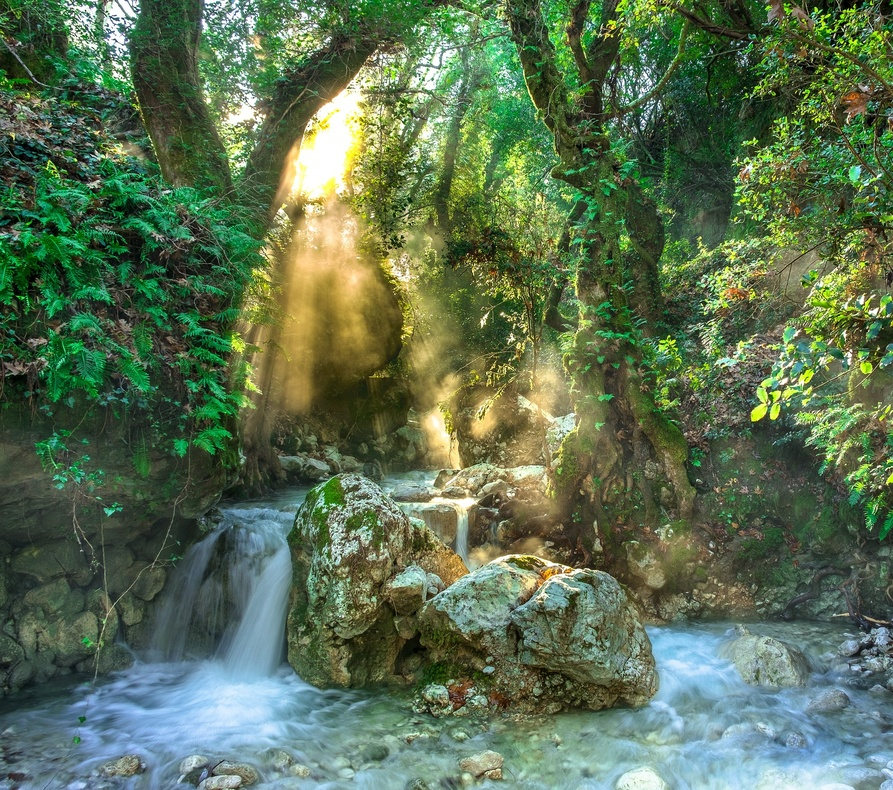
#> input picture img1.jpg, 893 x 790 px, shrunk from 1920 x 1699 before the run; its folder holds only this picture in this run
$ python Grayscale.py
#> lines starting #> are read from the running program, lines starting #| are printed output that depends on the picture
# -*- coding: utf-8 -*-
"""
Created on Wed Jan 10 12:33:26 2024

@author: jose ochoa
"""

import cv2

imagenes = ["img1", "img2", "img3"]

for ruta in imagenes:
    img = cv2.imread(f"{ruta}.jpg")
#> img is the input picture: shape (790, 893, 3); mean B, G, R 82.8, 112.2, 91

    # Asegurarse de que la imagen existe antes de procesar
    if img is not None:
        r = img[:, :, 2]
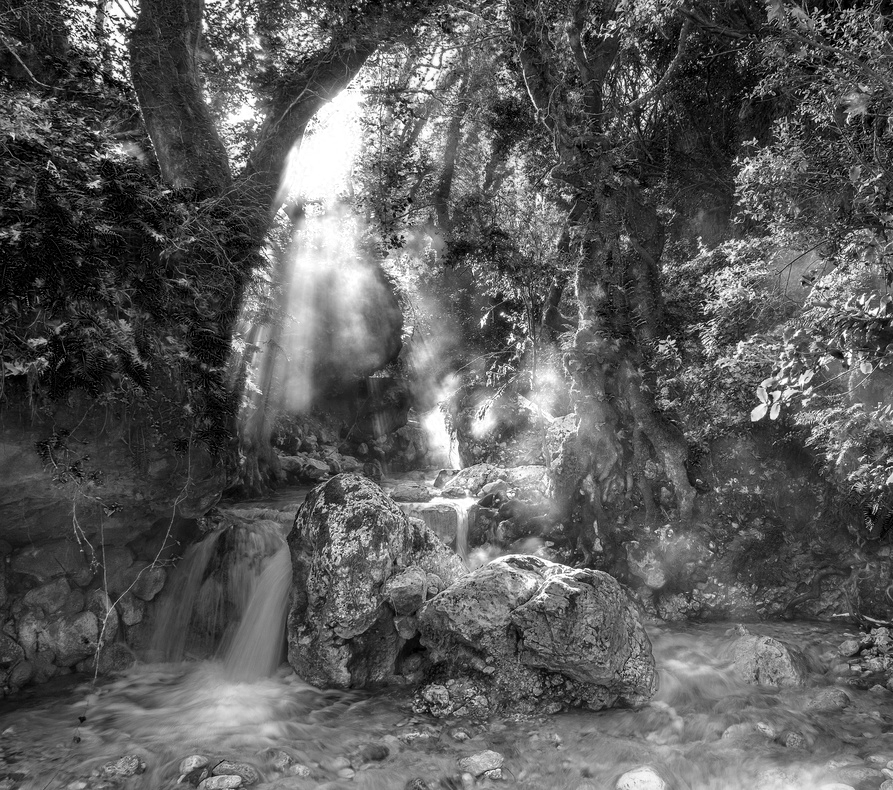
#> r: shape (790, 893); min 0, max 255, mean 91
        g = img[:, :, 1]
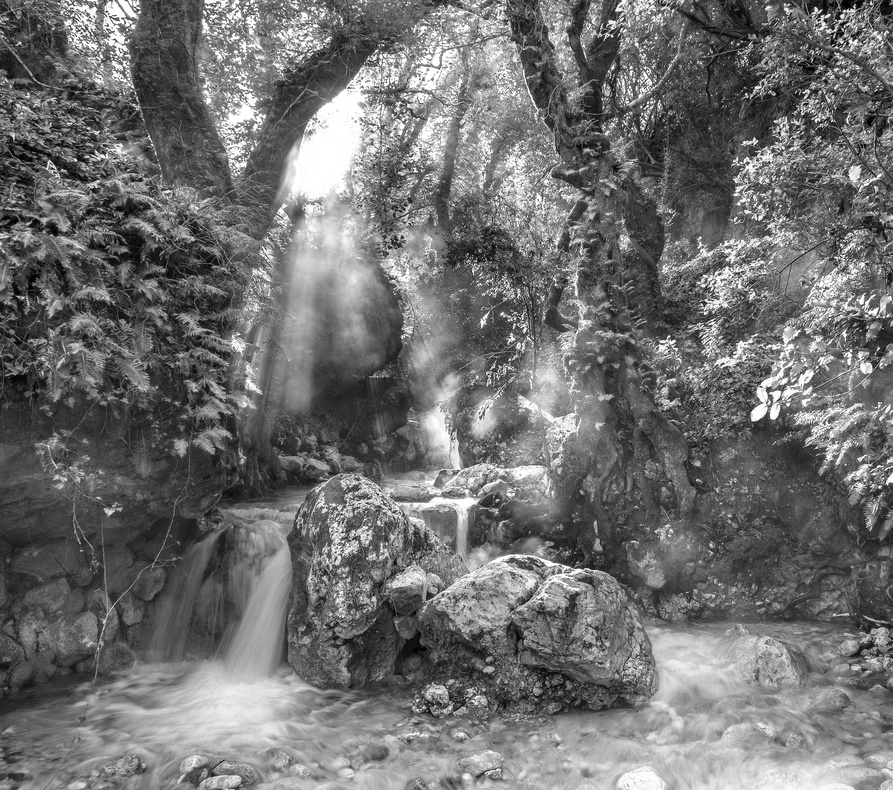
#> g: shape (790, 893); min 0, max 255, mean 112.2
        b = img[:, :, 0]
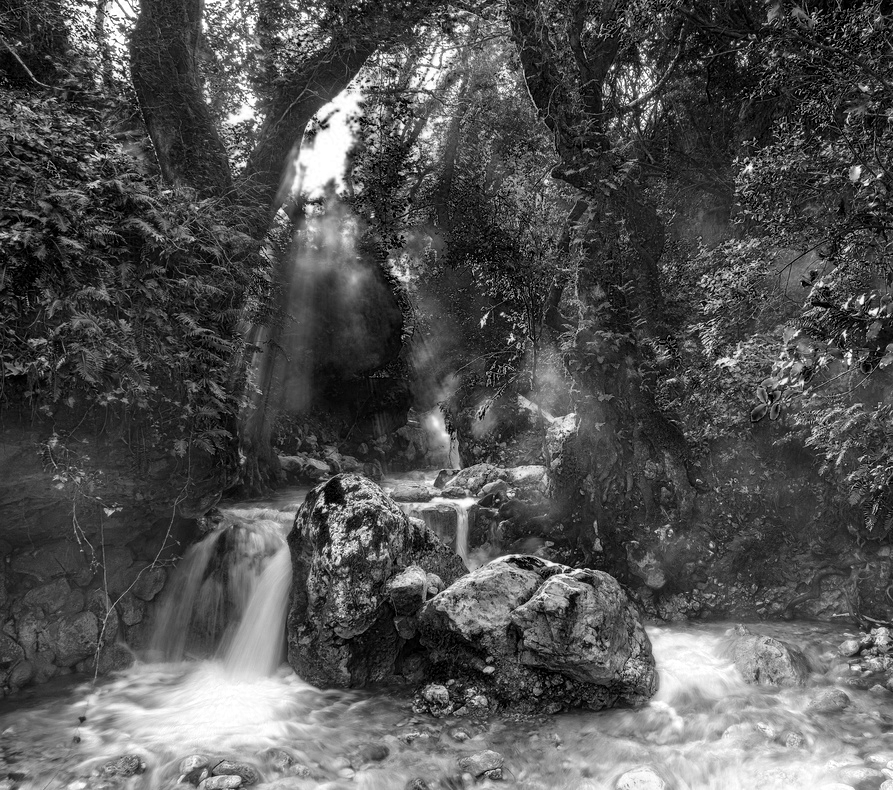
#> b: shape (790, 893); min 0, max 255, mean 82.8

        n_img = (r + g + b) / 3
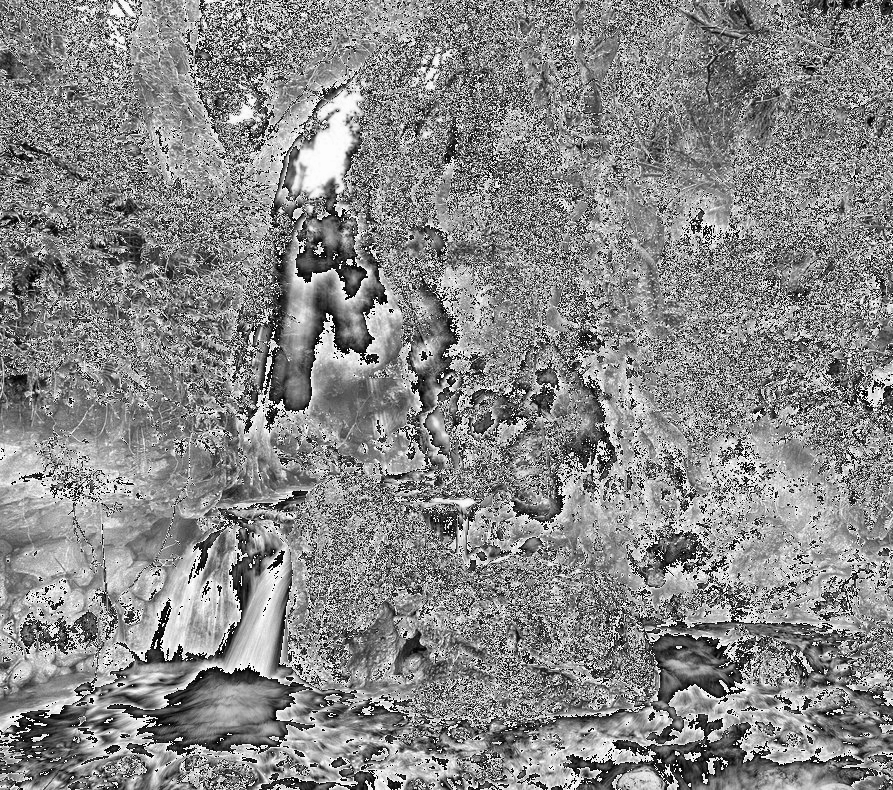
#> n_img: shape (790, 893) float64; min 0, max 85, mean 45.2; drawn with min black and max white
        n_img = n_img.astype('uint8')  # uint8 es el formato estándar para imágenes
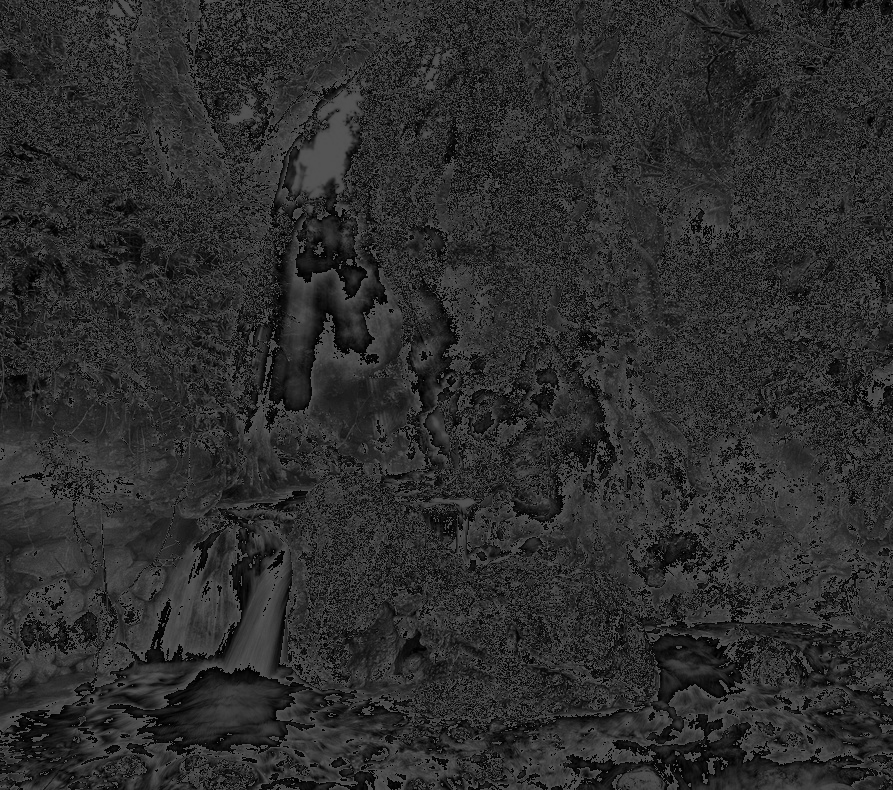
#> n_img: shape (790, 893); min 0, max 85, mean 44.9

        cv2.imwrite(f"{ruta}_promedio.jpg", n_img)

        # Mostrar la imagen en ventana
        cv2.imshow(f"Resultado {ruta}", n_img)
        cv2.waitKey(0)  # Espera a que presiones una tecla para continuar

cv2.destroyAllWindows()
